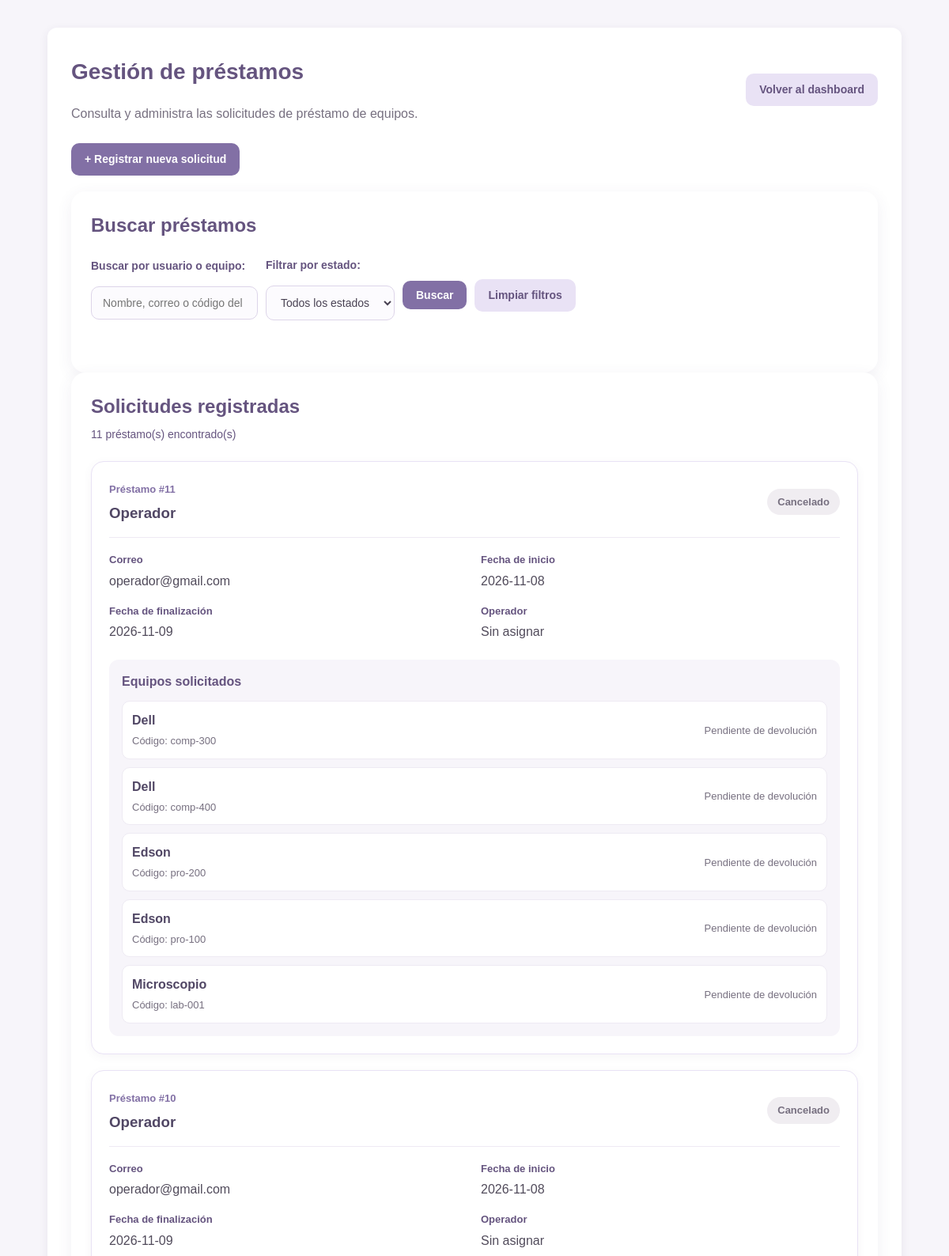
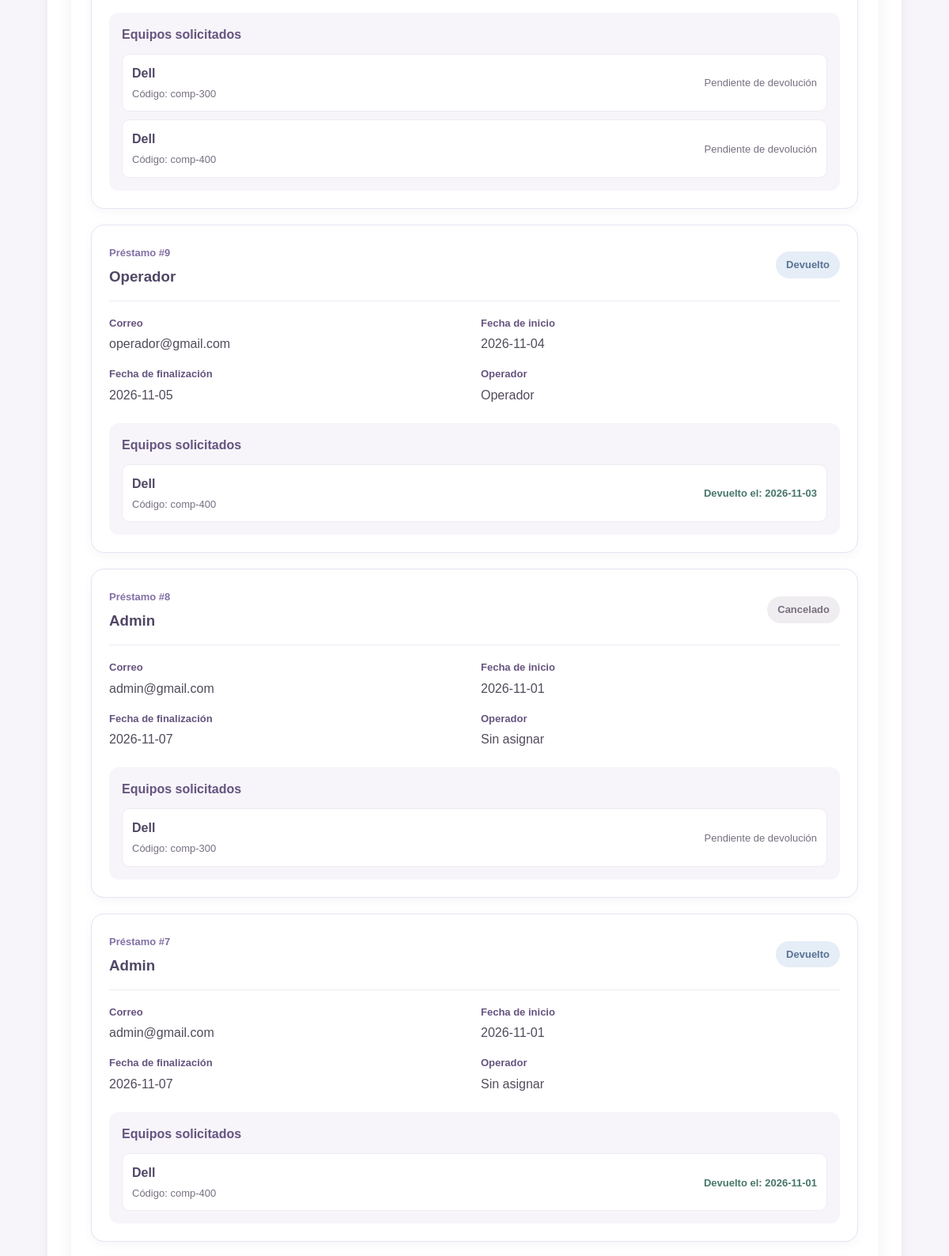
Screenshot of /public/prestamos/listar.php (signed in, upper part) with the database file from the repository (2 pictures, top to bottom).
### tables this page shows
CREATE TABLE `prestamos` (
  `id` int(11) NOT NULL,
  `usuario_id` int(11) NOT NULL,
  `operador_id` int(11) DEFAULT NULL,
  `estado` varchar(30) NOT NULL,
  `fecha_inicio` date NOT NULL,
  `fecha_fin` date NOT NULL
);

CREATE TABLE `usuarios` (
  `id` int(11) NOT NULL,
  `rol_id` int(11) NOT NULL,
  `nombre` varchar(100) NOT NULL,
  `correo` varchar(150) NOT NULL,
  `password_hash` varchar(255) NOT NULL,
  `activo` tinyint(1) NOT NULL DEFAULT 1,
  `intentos_fallidos` int(11) NOT NULL DEFAULT 0
);

CREATE TABLE `prestamo_detalle` (
  `prestamo_id` int(11) NOT NULL,
  `equipo_id` int(11) NOT NULL,
  `fecha_devolucion` date DEFAULT NULL
);

CREATE TABLE `equipos` (
  `id` int(11) NOT NULL,
  `categoria_id` int(11) NOT NULL,
  `codigo` varchar(50) NOT NULL,
  `nombre` varchar(150) NOT NULL,
  `estado` varchar(30) NOT NULL,
  `imagen_ruta` varchar(255) DEFAULT NULL,
  `version` int(11) DEFAULT 1,
  `eliminado_en` datetime DEFAULT NULL
);

### app/includes/auth.php (called while the page is built, shortened)
<?php
function tienePermiso(string $permiso): bool
{
    $pdo = require __DIR__ . '/../config/config.php';
    $sql = "SELECT COUNT(*)
            FROM rol_permiso rp
            INNER JOIN permisos p ON p.id = rp.permiso_id
            WHERE rp.rol_id = :rol_id
            AND p.clave = :permiso";
    $consulta = $pdo->prepare($sql);
    $consulta->execute([
        'rol_id' => $_SESSION['rol_id'],
        'permiso' => $permiso
    ]);
    return (int) $consulta->fetchColumn() > 0;
}

### public/prestamos/listar.php (the view, shortened to what this page needs)
<?php
require_once __DIR__ . '/../../app/includes/auth.php';
$pdo = require __DIR__ . '/../../app/config/config.php';
$puedeGestionar = tienePermiso('prestamo_gestionar_solicitudes');
$busqueda = trim($_GET['busqueda'] ?? '');
$porPagina = 10;
$pagina = filter_var(
    $_GET['pagina'] ?? 1,
    FILTER_VALIDATE_INT
);
$parametros = [];
$where = '';
$sql = "SELECT COUNT(*)
        FROM prestamos p
        INNER JOIN usuarios u ON u.id = p.usuario_id
        $where";
$consulta = $pdo->prepare($sql);
$consulta->execute($parametros);
$totalPrestamos = (int) $consulta->fetchColumn();
$inicio = ($pagina - 1) * $porPagina;
$sql = "SELECT
            p.id,
            p.estado,
            p.fecha_inicio,
            p.fecha_fin,
            u.nombre AS usuario_nombre,
            u.correo AS usuario_correo,
            operador.nombre AS operador_nombre
        FROM prestamos p
        INNER JOIN usuarios u ON u.id = p.usuario_id
        LEFT JOIN usuarios operador ON operador.id = p.operador_id
        $where
        ORDER BY p.id DESC
        LIMIT :limite OFFSET :inicio";
$consulta = $pdo->prepare($sql);
$consulta->bindValue(':limite', $porPagina, PDO::PARAM_INT);
$consulta->bindValue(':inicio', $inicio, PDO::PARAM_INT);
$consulta->execute();
$prestamos = $consulta->fetchAll();
$detalles = [];
if (!empty($prestamos)) {
    $ids = array_column($prestamos, 'id');
    $marcadores = implode(',', array_fill(0, count($ids), '?'));
    $sql = "SELECT
                pd.prestamo_id,
                pd.equipo_id,
                pd.fecha_devolucion,
                e.nombre AS equipo_nombre,
                e.codigo AS equipo_codigo
            FROM prestamo_detalle pd
            INNER JOIN equipos e ON e.id = pd.equipo_id
            WHERE pd.prestamo_id IN ($marcadores)
            ORDER BY pd.prestamo_id, e.nombre";
    $consulta = $pdo->prepare($sql);
    $consulta->execute($ids);
    foreach ($consulta->fetchAll() as $detalle) {
        $detalles[$detalle['prestamo_id']][] = $detalle;
    }
}
function escapar($valor): string
{
    return htmlspecialchars(
        (string) $valor,
        ENT_QUOTES | ENT_SUBSTITUTE,
        'UTF-8'
    );
}
function claseEstado(string $estado): string
{
    $clases = [
        'solicitado' => 'estado-solicitado',
        'aprobado' => 'estado-aprobado',
        'entregado' => 'estado-entregado',
        'devuelto' => 'estado-devuelto',
        'cancelado' => 'estado-cancelado'
    ];
    return $clases[$estado] ?? '';
}
?>
<!DOCTYPE html>
<html lang="es">
<head>
    <link rel="stylesheet" href="/css/estilos.css">
</head>
<body>
<main class="contenedor contenedor-modulo">
    <header class="titulo-modulo">
        <div>
            <h1>Gestión de préstamos</h1>
            <p>Consulta y administra las solicitudes de préstamo de equipos.</p>
        </div>
        <a href="../dashboard.php" class="boton boton-secundario">
            Volver al dashboard
        </a>
    </header>
    <?php if ($puedeGestionar): ?>
        <div class="acciones-modulo">
            <a href="crear.php" class="boton boton-principal">
                + Registrar nueva solicitud
            </a>
        </div>
    <?php endif; ?>
    <section class="panel-modulo">
        <div class="panel-titulo">
            <h2>Buscar préstamos</h2>
        </div>
        <form method="GET" action="listar.php" class="formulario-busqueda">
            <div class="campo-formulario">
                <label for="busqueda">Buscar por usuario o equipo:</label>
                <input
                    type="text"
                    name="busqueda"
                    id="busqueda"
                    value="<?= escapar($busqueda) ?>"
                    placeholder="Nombre, correo o código del equipo"
                >
            </div>
            <div class="campo-formulario">
                <label for="estado">Filtrar por estado:</label>
                <select name="estado" id="estado">
                    <option value="">Todos los estados</option>
                </select>
            </div>
            <div class="acciones-busqueda">
                <button type="submit" class="boton boton-principal">
                    Buscar
                </button>
                <a href="listar.php" class="boton boton-secundario">
                    Limpiar filtros
                </a>
            </div>
        </form>
    </section>
    <section class="panel-modulo">
        <div class="panel-titulo">
            <h2>Solicitudes registradas</h2>
            <span class="contador-resultados">
                <?= $totalPrestamos ?> préstamo(s) encontrado(s)
            </span>
        </div>
        <?php if (empty($prestamos)): ?>
            <div class="sin-resultados">
                <p>No se encontraron préstamos.</p>
                <span>Prueba cambiando los filtros de búsqueda.</span>
            </div>
        <?php else: ?>
            <div class="lista-prestamos">
                <?php foreach ($prestamos as $prestamo): ?>
                    <article class="tarjeta-prestamo">
                        <div class="encabezado-prestamo">
                            <div>
                                <span class="numero-prestamo">
                                    Préstamo #<?= (int) $prestamo['id'] ?>
                                </span>
                                <h3>
                                    <?= escapar($prestamo['usuario_nombre']) ?>
                                </h3>
                            </div>
                            <span class="estado-prestamo <?= escapar(claseEstado($prestamo['estado'])) ?>">
                                <?= escapar(ucfirst($prestamo['estado'])) ?>
                            </span>
                        </div>
                        <div class="datos-prestamo">
                            <div>
                                <strong>Correo</strong>
                                <span><?= escapar($prestamo['usuario_correo']) ?></span>
                            </div>
                            <div>
                                <strong>Fecha de inicio</strong>
                                <span><?= escapar($prestamo['fecha_inicio']) ?></span>
                            </div>
                            <div>
                                <strong>Fecha de finalización</strong>
                                <span><?= escapar($prestamo['fecha_fin']) ?></span>
                            </div>
                            <div>
                                <strong>Operador</strong>
                                <span>
                                    <?= escapar($prestamo['operador_nombre'] ?? 'Sin asignar') ?>
                                </span>
                            </div>
                        </div>
                        <div class="equipos-prestamo">
                            <h4>Equipos solicitados</h4>
                            <?php if (!empty($detalles[$prestamo['id']])): ?>
                                <div class="lista-equipos-prestamo">
                                    <?php foreach ($detalles[$prestamo['id']] as $detalle): ?>
                                        <div class="equipo-prestamo">
                                            <div class="informacion-equipo-prestamo">
                                                <strong>
                                                    <?= escapar($detalle['equipo_nombre']) ?>
                                                </strong>
                                                <span>
                                                    Código: <?= escapar($detalle['equipo_codigo']) ?>
                                                </span>
                                            </div>
                                            <div class="acciones-equipo-prestamo">
                                                <?php if ($detalle['fecha_devolucion'] !== null): ?>
                                                    <span class="etiqueta-devuelto">
                                                        Devuelto el:
                                                        <?= escapar($detalle['fecha_devolucion']) ?>
                                                    </span>
                                                <?php else: ?>
                                                    <span class="texto-pendiente">
                                                        Pendiente de devolución
                                                    </span>
                                                <?php endif; ?>
                                            </div>
                                        </div>
                                    <?php endforeach; ?>
                                </div>
                            <?php else: ?>
                                <p>Este préstamo no tiene equipos registrados.</p>
                            <?php endif; ?>
                        </div>
                    </article>
                <?php endforeach; ?>
            </div>
        <?php endif; ?>
    </section>
</main>
</body>
</html>

### public/css/estilos.css (style rules this page uses)
* { margin: 0; padding: 0; box-sizing: border-box; }
body { font-family: Arial, sans-serif; background-color: #F7F5FA; color: #373443; line-height: 1.5; }
h1 { color: #65547F; margin-bottom: 20px; font-size: 28px; }
h2 { color: #65547F; margin-bottom: 15px; }
.contenedor { width: 90%; max-width: 1100px; margin: 35px auto; background-color: #FFFFFF; padding: 30px; border-radius: 12px; box-shadow: 0 3px 12px rgba(70, 55, 90, 0.08); }
button, .boton { display: inline-block; background-color: #8270A5; color: #FFFFFF; border: none; padding: 10px 18px; border-radius: 7px; cursor: pointer; text-decoration: none; font-size: 14px; transition: background-color 0.2s; }
input, select, textarea { width: 100%; padding: 11px; margin: 7px 0 16px; border: 1px solid #DDD7E7; border-radius: 7px; font-size: 14px; background-color: #FFFFFF; }
label { font-weight: bold; font-size: 14px; }
a { color: #75618F; text-decoration: none; }
.contenedor-modulo { padding-top: 35px; padding-bottom: 50px; }
.titulo-modulo { display: flex; justify-content: space-between; align-items: center; gap: 20px; margin-bottom: 25px; }
.titulo-modulo p { color: #777080; }
.boton { display: inline-block; border: none; border-radius: 10px; padding: 10px 17px; text-decoration: none; font-size: 14px; font-weight: 600; cursor: pointer; transition: 0.2s; }
.boton-principal { background: #8270A5; color: white; }
.boton-secundario { background: #E9E2F5; color: #65547F; }
.panel-modulo { background: white; padding: 25px; border-radius: 18px; box-shadow: 0 5px 20px rgba(80, 60, 110, 0.08); }
.panel-titulo { margin-bottom: 22px; }
.panel-titulo h2 { margin-bottom: 5px; }
.formulario-busqueda { display: flex; align-items: center; gap: 10px; margin-bottom: 25px; }
.formulario-busqueda input { flex: 1; min-width: 150px; }
.campo-formulario { display: flex; flex-direction: column; gap: 8px; }
.campo-formulario label { color: #65547F; font-weight: 600; font-size: 14px; }
.campo-formulario input, .campo-formulario select { width: 100%; padding: 12px 14px; border: 1px solid #DDD5E9; border-radius: 10px; background: #FCFBFE; font-size: 14px; color: #494253; }
.acciones-modulo { margin: 20px 0; }
.contador-resultados { color: #777080; font-size: 14px; }
.lista-prestamos { display: flex; flex-direction: column; gap: 20px; }
.tarjeta-prestamo { background-color: #FFFFFF; border: 1px solid #E9E2F5; border-radius: 16px; padding: 22px; box-shadow: 0 3px 12px rgba(101, 84, 127, 0.06); }
.encabezado-prestamo { display: flex; justify-content: space-between; align-items: center; gap: 15px; padding-bottom: 16px; border-bottom: 1px solid #EEEAF3; }
.numero-prestamo { color: #8270A5; font-size: 13px; font-weight: 600; }
.encabezado-prestamo h3 { margin: 5px 0 0; color: #514765; }
.estado-prestamo { display: inline-block; padding: 7px 13px; border-radius: 20px; font-size: 13px; font-weight: 600; text-transform: capitalize; }
.estado-devuelto { background-color: #E5EDF7; color: #587393; }
.estado-cancelado { background-color: #F0EDF1; color: #777080; }
.datos-prestamo { display: grid; grid-template-columns: repeat(2, minmax(0, 1fr)); gap: 16px; padding: 18px 0; }
.datos-prestamo div { display: flex; flex-direction: column; gap: 5px; }
.datos-prestamo strong { color: #65547F; font-size: 13px; }
.datos-prestamo span { color: #514B5B; overflow-wrap: anywhere; }
.equipos-prestamo { background-color: #F7F5FA; border-radius: 12px; padding: 16px; margin-top: 5px; }
.equipos-prestamo h4 { margin: 0 0 12px; color: #65547F; }
.lista-equipos-prestamo { display: flex; flex-direction: column; gap: 10px; }
.equipo-prestamo { display: flex; justify-content: space-between; align-items: center; gap: 15px; padding: 12px; background-color: #FFFFFF; border: 1px solid #EEEAF3; border-radius: 10px; }
.informacion-equipo-prestamo { display: flex; flex-direction: column; gap: 4px; }
.informacion-equipo-prestamo strong { color: #514765; }
.informacion-equipo-prestamo span, .texto-pendiente { color: #777080; font-size: 13px; }
.etiqueta-devuelto { color: #47766A; font-size: 13px; font-weight: 600; }
.acciones-busqueda { display: flex; align-items: center; gap: 10px; flex-wrap: wrap; }
.contador-resultados { margin-bottom: 18px; color: #65547F; }

### rows the page displays
prestamos: id "11", usuario.nombre "Operador", estado "Cancelado", usuario.correo "operador@gmail.com", fecha_inicio "2026-11-08", fecha_fin "2026-11-09", operador_nombre "Sin asignar"
prestamo_detalle: equipo.nombre "Dell", equipo.codigo "comp-300", shows "Pendiente de devolución"
prestamo_detalle: equipo.nombre "Dell", equipo.codigo "comp-400", shows "Pendiente de devolución"
prestamo_detalle: equipo.nombre "Edson", equipo.codigo "pro-200", shows "Pendiente de devolución"
prestamo_detalle: equipo.nombre "Edson", equipo.codigo "pro-100", shows "Pendiente de devolución"
prestamo_detalle: equipo.nombre "Microscopio", equipo.codigo "lab-001", shows "Pendiente de devolución"
prestamos: id "10", usuario.nombre "Operador", estado "Cancelado", usuario.correo "operador@gmail.com", fecha_inicio "2026-11-08", fecha_fin "2026-11-09", operador_nombre "Sin asignar"
prestamo_detalle: equipo.nombre "Dell", equipo.codigo "comp-300", shows "Pendiente de devolución"
prestamo_detalle: equipo.nombre "Dell", equipo.codigo "comp-400", shows "Pendiente de devolución"
prestamos: id "9", operador.nombre "Operador", estado "Devuelto", operador.correo "operador@gmail.com", fecha_inicio "2026-11-04", fecha_fin "2026-11-05"
prestamo_detalle: equipo.nombre "Dell", equipo.codigo "comp-400", fecha_devolucion "2026-11-03"
prestamos: id "8", usuario.nombre "Admin", estado "Cancelado", usuario.correo "admin@gmail.com", fecha_inicio "2026-11-01", fecha_fin "2026-11-07", operador_nombre "Sin asignar"
prestamo_detalle: equipo.nombre "Dell", equipo.codigo "comp-300", shows "Pendiente de devolución"
prestamos: id "7", usuario.nombre "Admin", estado "Devuelto", usuario.correo "admin@gmail.com", fecha_inicio "2026-11-01", fecha_fin "2026-11-07", operador_nombre "Sin asignar"
prestamo_detalle: equipo.nombre "Dell", equipo.codigo "comp-400", fecha_devolucion "2026-11-01"

### other values shown
$totalPrestamos "11"
